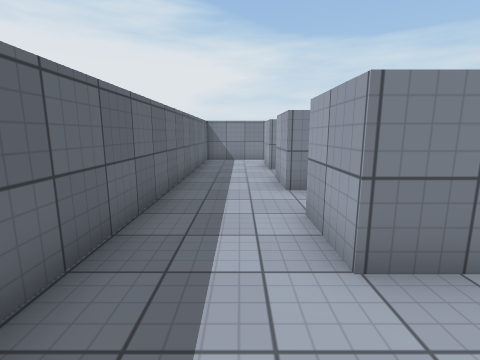
[1] (above)

24 first-person views from a walk through a Unity game level. The camera is 1.4 m above the floor, tilts 10° down and sees 85° across. The floor is counted in squares, 1 m on a side. Each view is taken from the middle of a square. On the plan, view 1 faces up. The plan holds only what a view shows up to about 13 squares ahead; the rest is blank. The place goes on beyond the plan. The player is left out. Surface patterns are stand-ins for the level's own textures.

[2]
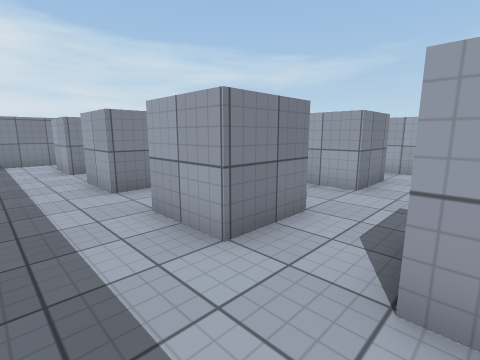

[3]
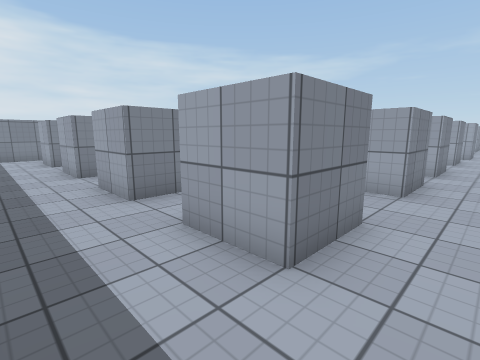

[4]
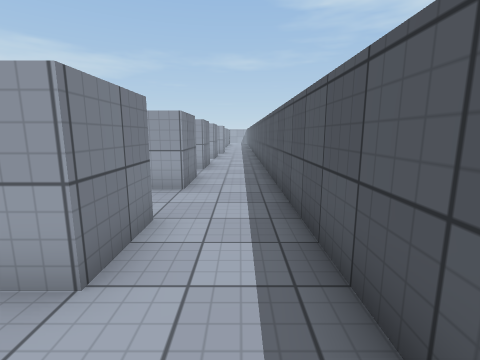

[5]
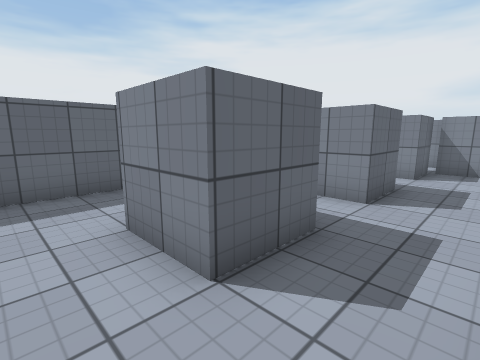

[6]
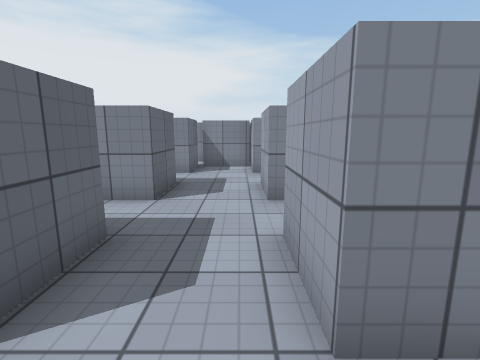

[7]
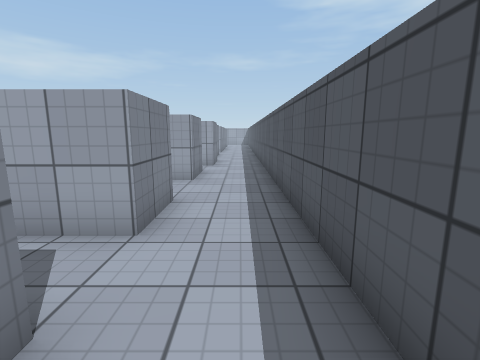

[8]
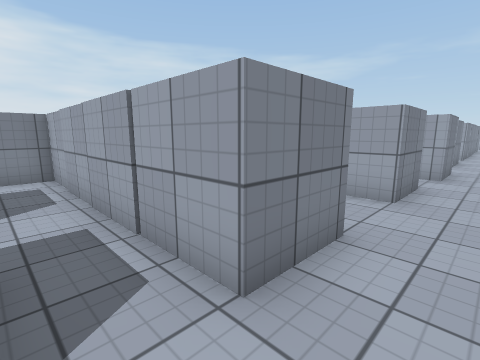

[9]
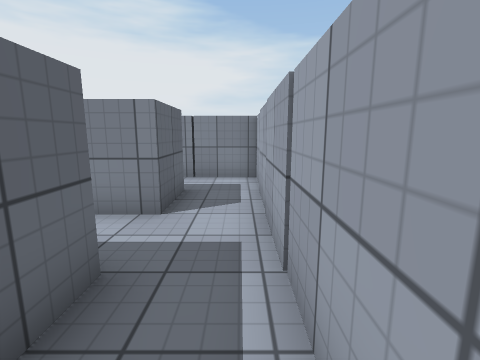

[10]
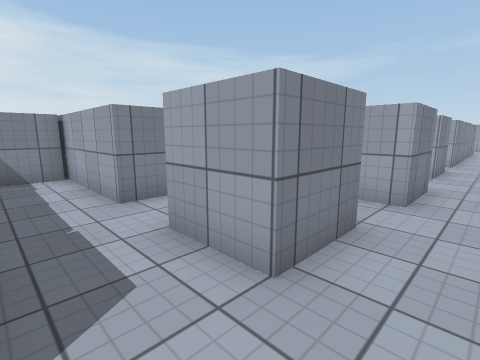

[11]
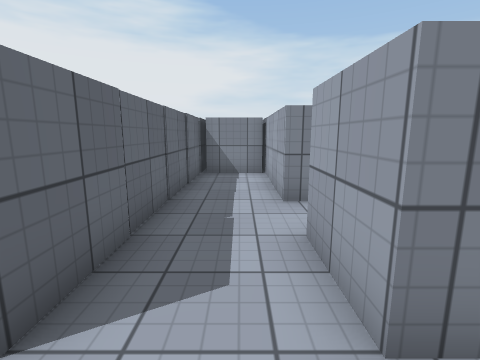

[12]
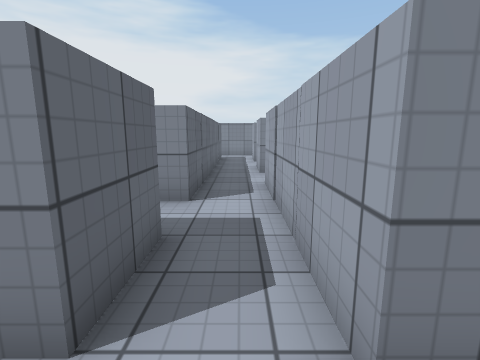

[13]
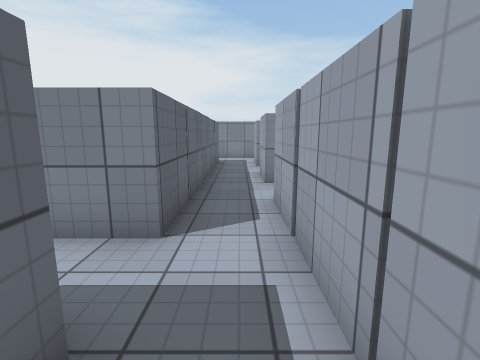

[14]
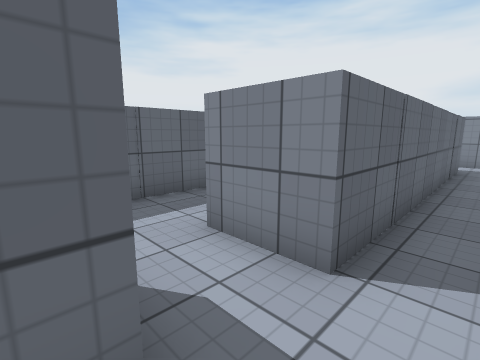

[15]
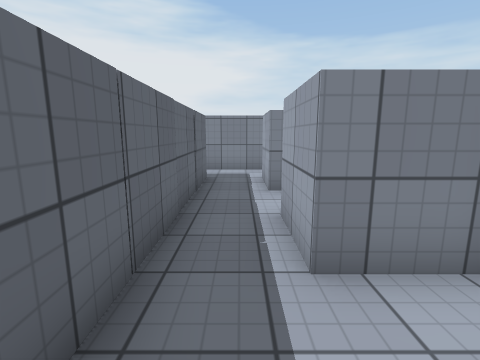

[16]
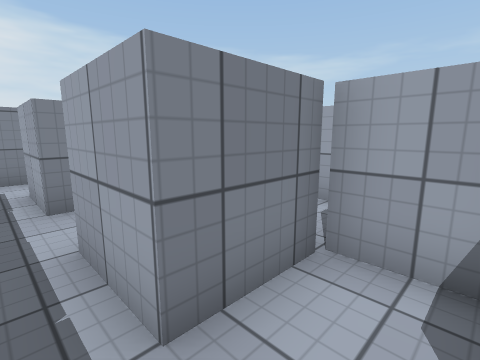

[17]
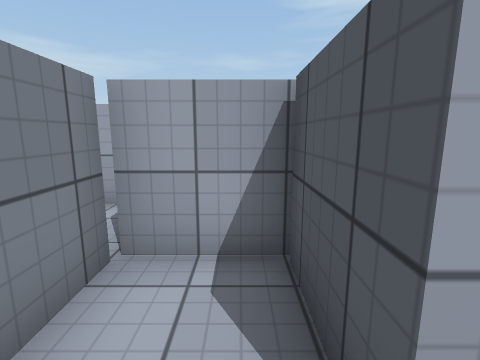

[18]
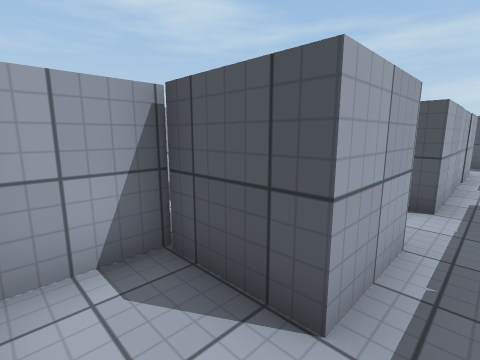

[19]
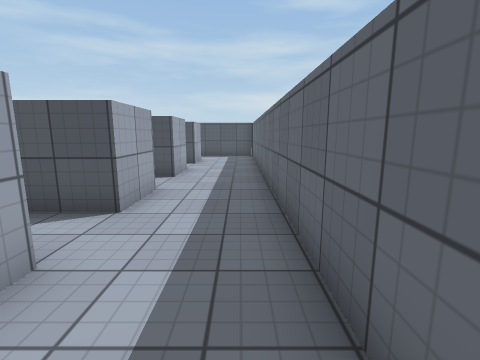

[20]
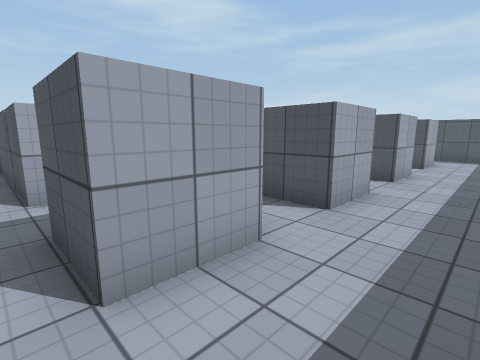

[21]
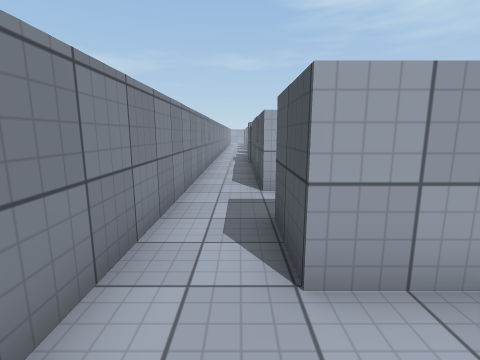

[22]
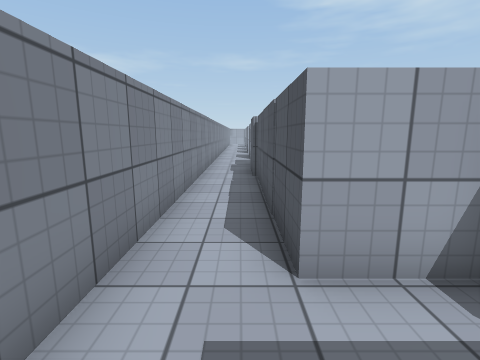

[23]
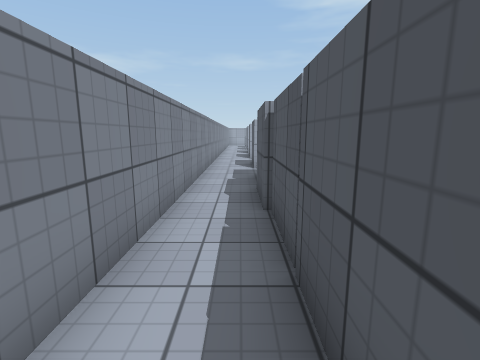

[24]
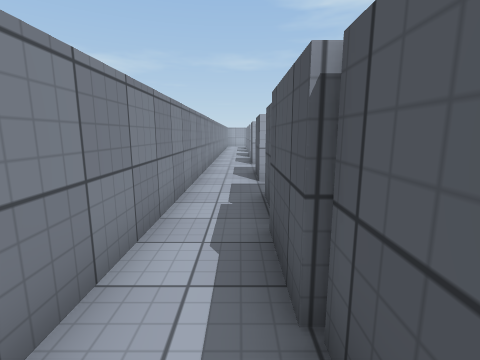

### Floor plan
Ten units are one square. View 1 is at (0, 0); x grows to the right and y downward. Boxes are objects, and circles mark ways between rooms. Rooms are numbered by the first view taken in them; rooms with no view inside come last. Other rooms are left out.
<svg viewBox="-23 -149 258 194">
<path fill="none" stroke="#000" d="M32 -5 32 16M32 -45 32 -24 12 -24 12 -44M56 -24 56 -45M12 16 12 -4 16 -4M-18 -45 -18 14M56 16 56 -5M32 16 12 16M-2 40 55 40M-18 14 -18 29M76 16 56 16M55 40 95 40M159 -5 159 16 139 16 139 -5M115 -6 115 16 95 16M177 18 177 -4M95 40 175 40M159 -64 159 -24M177 -14 177 -44 199 -44 199 -64 177 -64M182 -104 177 -104M159 -104 159 -64M177 -64 177 -84 199 -84 199 -100M12 -104 12 -124 32 -124M-18 -132 -18 -105M45 -144 -5 -144M54 -106 54 -124M149 -124 159 -124 159 -104M177 -104 177 -124 196 -124M230 -144 45 -144M54 -124 138 -124M12 -44 19 -44M55 -84 32 -84 32 -64 12 -64 12 -84M-18 -85 -18 -45M139 -24 139 -76M140 -64 118 -64M115 -80 115 -6M76 -5 76 6M76 -24 56 -24M95 16 95 -24M76 -45 76 -24M95 -24 95 -64 55 -64M12 -84 29 -84M31 -104 12 -104M-18 -105 -18 -85M159 -24 139 -24M177 -4 177 -14"/>
<circle cx="-5" cy="5" r="3" fill="#2a7"/>
<circle cx="45" cy="5" r="3" fill="#2a7"/>
<circle cx="-5" cy="-35" r="3" fill="#2a7"/>
<circle cx="45" cy="-35" r="3" fill="#2a7"/>
<circle cx="65" cy="-15" r="3" fill="#2a7"/>
<circle cx="65" cy="25" r="3" fill="#2a7"/>
<circle cx="105" cy="25" r="3" fill="#2a7"/>
<circle cx="85" cy="5" r="3" fill="#2a7"/>
<circle cx="125" cy="5" r="3" fill="#2a7"/>
<circle cx="170" cy="5" r="3" fill="#2a7"/>
<circle cx="170" cy="-75" r="3" fill="#2a7"/>
<circle cx="170" cy="-20" r="3" fill="#2a7"/>
<circle cx="170" cy="-115" r="3" fill="#2a7"/>
<circle cx="50" cy="-130" r="3" fill="#2a7"/>
<circle cx="-5" cy="-115" r="3" fill="#2a7"/>
<circle cx="65" cy="-55" r="3" fill="#2a7"/>
<circle cx="-5" cy="-75" r="3" fill="#2a7"/>
<circle cx="140" cy="-10" r="3" fill="#2a7"/>
<circle cx="85" cy="-35" r="3" fill="#2a7"/>
<text x="20" y="-20">1</text>
<text x="20" y="20">2</text>
<text x="70" y="20">3</text>
<text x="140" y="20">4</text>
<text x="180" y="-50">5</text>
<text x="180" y="-90">6</text>
<text x="10" y="-130">7</text>
<text x="150" y="-130">8</text>
<text x="20" y="-60">9</text>
<text x="120" y="-40">10</text>
<text x="80" y="-10">11</text>
<text x="80" y="-50">12</text>
<text x="10" y="-100">13</text>
<text x="150" y="-10">14</text>
</svg>
Room 1 opens to room 2. Room 1 opens to room 9. Room 1 opens to room 11. Room 2 opens to room 3. Room 3 opens to room 4. Room 3 opens to room 11. Room 4 opens to room 10. Room 4 opens to room 14. Room 5 opens to room 6. Room 5 opens to room 14. Room 6 opens to room 8. Room 7 opens to room 8. Room 7 opens to room 13. Room 9 opens to room 12. Room 9 opens to room 13. Room 10 opens to room 14. Room 11 opens to room 12.

Where each view was taken, in squares from view 1:
view 1: 0 up, 0 right, facing up
view 2: 0 up, 1 left, facing up-right
view 3: 3 down, 1 left, facing up-right
view 4: 3 down, 1 left, facing right
view 5: 3 down, 5 right, facing up-left
view 6: 3 down, 5 right, facing up
view 7: 3 down, 6 right, facing right
view 8: 3 down, 8 right, facing up-right
view 9: 2 down, 9 right, facing up
view 10: 3 down, 12 right, facing up-right
view 11: 3 down, 13 right, facing up
view 12: 3 down, 17 right, facing up
view 13: 1 down, 17 right, facing up
view 14: 0 up, 17 right, facing up-left
view 15: 4 up, 17 right, facing up
view 16: 5 up, 17 right, facing up-right
view 17: 5 up, 17 right, facing right
view 18: 10 up, 17 right, facing down-right
view 19: 13 up, 1 left, facing down
view 20: 13 up, 1 left, facing down-right
view 21: 13 up, 1 left, facing right
view 22: 13 up, 3 right, facing right
view 23: 13 up, 7 right, facing right
view 24: 13 up, 10 right, facing right
